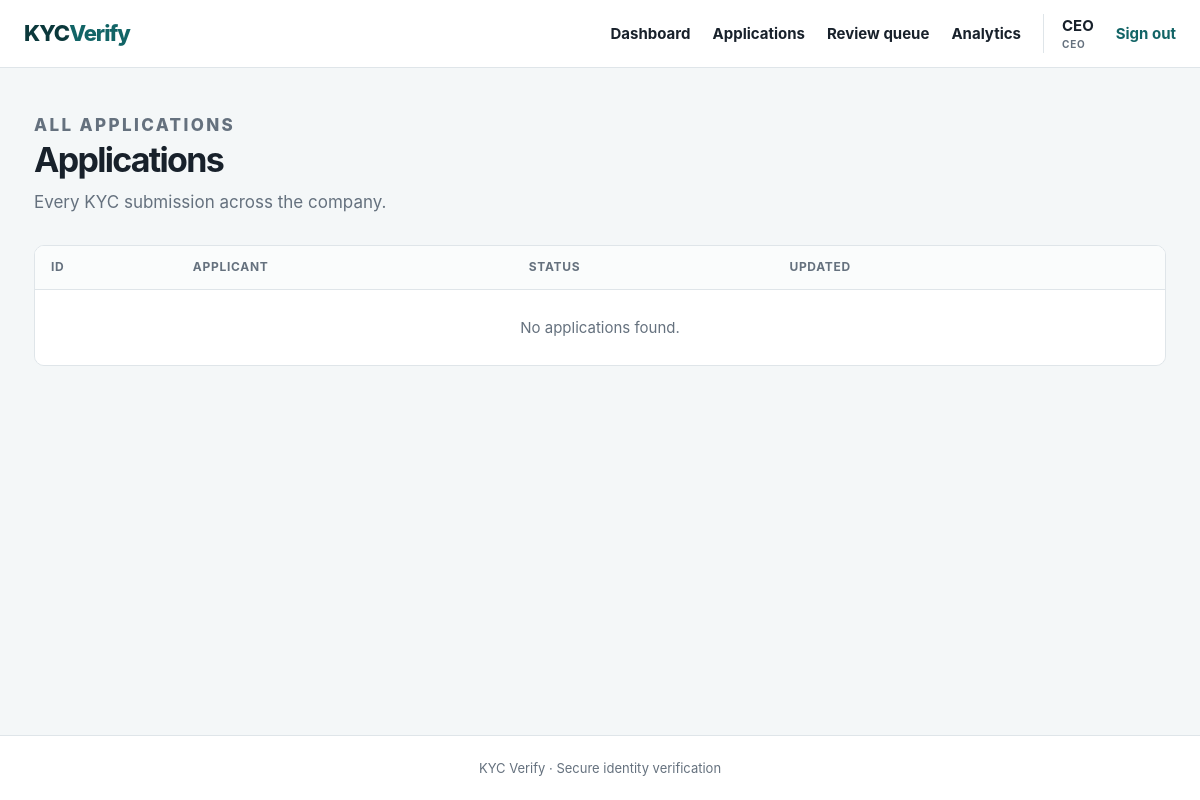
The page /?page=applications (signed in) on the database as committed earlier.
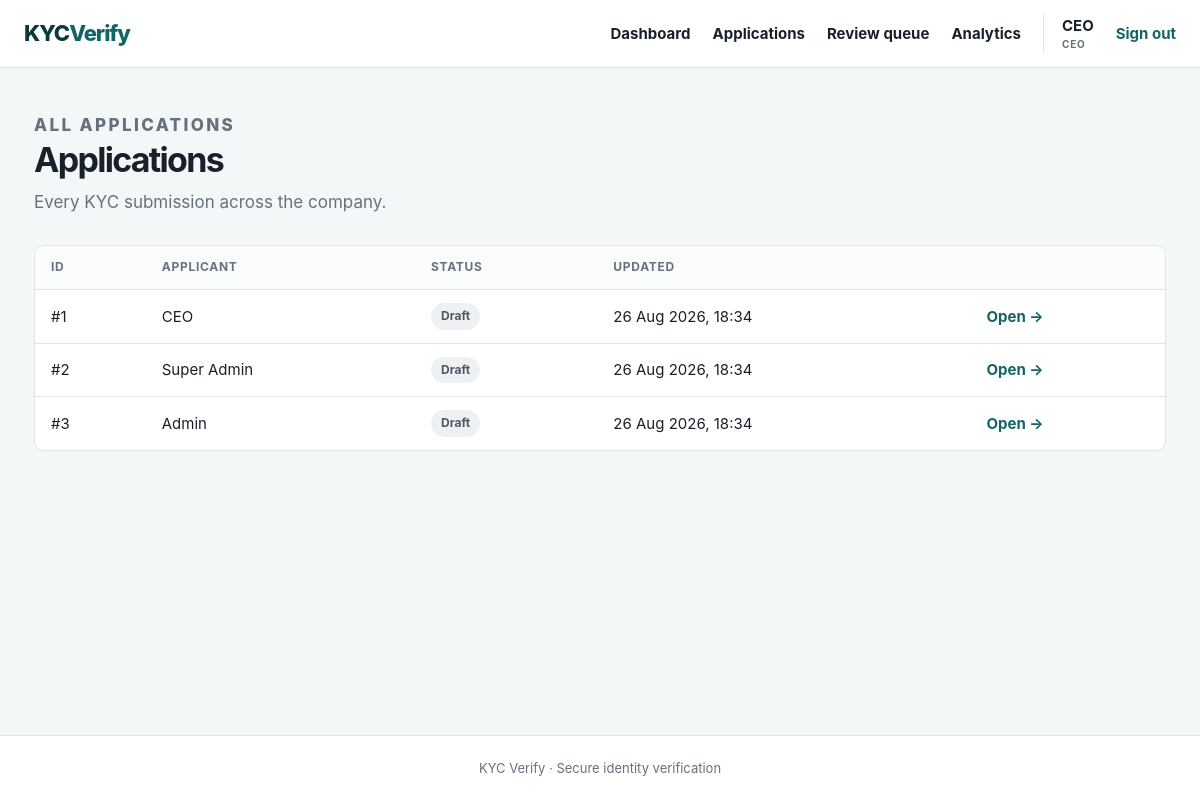
The same page on the database as committed later.
### tables this page shows
CREATE TABLE applications (
    id INT UNSIGNED AUTO_INCREMENT PRIMARY KEY,
    applicant_id INT UNSIGNED NOT NULL,
    reviewer_id INT UNSIGNED NULL,
    status ENUM(
        'DRAFT',
        'SUBMITTED',
        'UNDER_REVIEW',
        'APPROVED',
        'REJECTED',
        'RESUBMISSION_REQUESTED'
    ) NOT NULL DEFAULT 'DRAFT',
    full_name VARCHAR(160) NULL,
    date_of_birth DATE NULL,
    nationality VARCHAR(100) NULL,
    id_type VARCHAR(60) NULL,
    id_number VARCHAR(100) NULL,
    id_expiry DATE NULL,
    issuing_country VARCHAR(100) NULL,
    review_notes TEXT NULL,
    reviewed_at DATETIME NULL,
    created_at TIMESTAMP NOT NULL DEFAULT CURRENT_TIMESTAMP,
    updated_at TIMESTAMP NOT NULL DEFAULT CURRENT_TIMESTAMP ON UPDATE CURRENT_TIMESTAMP,
    CONSTRAINT fk_applicant FOREIGN KEY (applicant_id) REFERENCES users (id) ON DELETE CASCADE,
    CONSTRAINT fk_reviewer FOREIGN KEY (reviewer_id) REFERENCES users (id) ON DELETE SET NULL,
    INDEX idx_status (status)
);

CREATE TABLE users (
    id INT UNSIGNED AUTO_INCREMENT PRIMARY KEY,
    username VARCHAR(120) NOT NULL,
    email VARCHAR(190) NOT NULL UNIQUE,
    password_hash VARCHAR(255) NOT NULL,
    created_at TIMESTAMP NOT NULL DEFAULT CURRENT_TIMESTAMP
);

### index.php (called while the page is built, shortened)
<?php
require_once __DIR__ . '/functions.php';
require_once __DIR__ . '/auth.php';
require_once __DIR__ . '/layout.php';
$u    = user();
$page = $_GET['page'] ?? ($u ? 'dashboard' : 'login');
require __DIR__ . '/pages/' . $page . '.php';

### auth.php (called while the page is built, shortened)
<?php
function user(): ?array
{
    return $_SESSION['user'] ?? null;
}
function is_staff(): bool
{
    $u = user();
    return $u !== null && in_array($u['role'], STAFF_ROLES, true);
}
function role_label(string $role): string
{
    return ucwords(strtolower(str_replace('_', ' ', $role)));
}

### database.php (called while the page is built, shortened)
<?php
function db(): PDO {
    static $pdo = null;
    if ($pdo === null) {
        $pdo = new PDO('mysql:host=' . DB_HOST . ';dbname=' . DB_NAME . ';charset=utf8mb4', DB_USER, DB_PASS, [
            PDO::ATTR_ERRMODE => PDO::ERRMODE_EXCEPTION,
            PDO::ATTR_DEFAULT_FETCH_MODE => PDO::FETCH_ASSOC,
            PDO::ATTR_EMULATE_PREPARES => false,
        ]);
    }
    return $pdo;
}

### pages/applications.php (the view, shortened to what this page needs)
<?php
$u = require_login();
header_html('Applications');
$isStaff = is_staff();
if ($isStaff) {
    $apps = db()->query('SELECT a.*, u.username applicant_name
                         FROM applications a JOIN users u ON u.id = a.applicant_id
                         ORDER BY a.updated_at DESC')->fetchAll();
} else {
    $s = db()->prepare('SELECT a.*, u.username applicant_name
                        FROM applications a JOIN users u ON u.id = a.applicant_id
                        WHERE a.applicant_id = ? ORDER BY a.updated_at DESC');
    $s->execute([$u['id']]);
    $apps = $s->fetchAll();
}
?>
<div class="hero compact">
    <div>
        <p class="eyebrow"><?= $isStaff ? 'ALL APPLICATIONS' : 'MY APPLICATIONS' ?></p>
        <h1>Applications</h1>
        <p><?= $isStaff ? 'Every KYC submission across the company.' : 'Create a new verification or continue an existing draft.' ?></p>
    </div>
</div>
<div class="table-wrap">
    <table>
        <thead>
        <tr>
            <th>ID</th>
            <?php if ($isStaff): ?><th>Applicant</th><?php endif; ?>
            <th>Status</th>
            <th>Updated</th>
            <th></th>
        </tr>
        </thead>
        <tbody>
        <?php foreach ($apps as $a): ?>
            <tr>
                <td>#<?= $a['id'] ?></td>
                <?php if ($isStaff): ?><td><?= e($a['applicant_name']) ?></td><?php endif; ?>
                <td><?= badge($a['status']) ?></td>
                <td><?= e(date('d M Y, H:i', strtotime($a['updated_at']))) ?></td>
                <td><a href="?page=application&id=<?= $a['id'] ?>">Open →</a></td>
            </tr>
        <?php endforeach; ?>
        <?php if (!$apps): ?>
            <tr><td colspan="<?= $isStaff ? 5 : 4 ?>" class="empty">No applications found.</td></tr>
        <?php endif; ?>
        </tbody>
    </table>
</div>
<?php
footer_html();

### layout.php (shortened to what this page needs)
<?php
function header_html(string $title): void
{
    $u = user();
    $nav = [];
    if ($u) {
        $nav[] = ['dashboard', 'Dashboard'];
        $nav[] = ['applications', 'Applications'];
        if (is_staff()) {
            $nav[] = ['review', 'Review queue'];
        }
        if ($u['role'] === 'CEO') {
            $nav[] = ['ceo', 'Analytics'];
        }
    }
    ?>
<!doctype html>
<html lang="en">
<head>
    <link rel="stylesheet" href="assets/style.css">
</head>
<body>
<header>
    <a class="brand" href="?page=dashboard">KYC<span>Verify</span></a>
    <?php if ($u): ?>
        <nav>
            <?php foreach ($nav as [$href, $label]): ?>
                <a href="?page=<?= $href ?>"><?= e($label) ?></a>
            <?php endforeach; ?>
            <span class="user">
                <?= e($u['username']) ?>
                <small><?= e(role_label($u['role'])) ?></small>
            </span>
            <form method="post" class="inline">
                <button class="link" name="action" value="logout">Sign out</button>
            </form>
        </nav>
    <?php endif; ?>
</header>
<main>
<?php
}
function footer_html(): void
{
    ?>
</main>
<footer><?= APP_NAME ?> · Secure identity verification</footer>
</body>
</html>
<?php
}

### functions.php (shortened to what this page needs)
<?php
require_once __DIR__ . '/database.php';
function e(?string $value): string
{
    return htmlspecialchars((string) $value, ENT_QUOTES, 'UTF-8');
}
function status_class(string $status): string
{
    return strtolower(str_replace('_', '-', $status));
}
function format_status(string $status): string
{
    return ucwords(strtolower(str_replace('_', ' ', $status)));
}
function badge(string $status): string
{
    return '<span class="badge badge-' . status_class($status) . '">' . e(format_status($status)) . '</span>';
}

Rows that differ between the two databases and show on the page:
added applications: id "1", applicant.username "CEO", status "Draft", updated_at "26 Aug 2026, 18:34"
added applications: id "2", applicant.username "Super Admin", status "Draft", updated_at "26 Aug 2026, 18:34"
added applications: id "3", applicant.username "Admin", status "Draft", updated_at "26 Aug 2026, 18:34"
Other text that changed with them:
text no longer shown: "No applications found."
